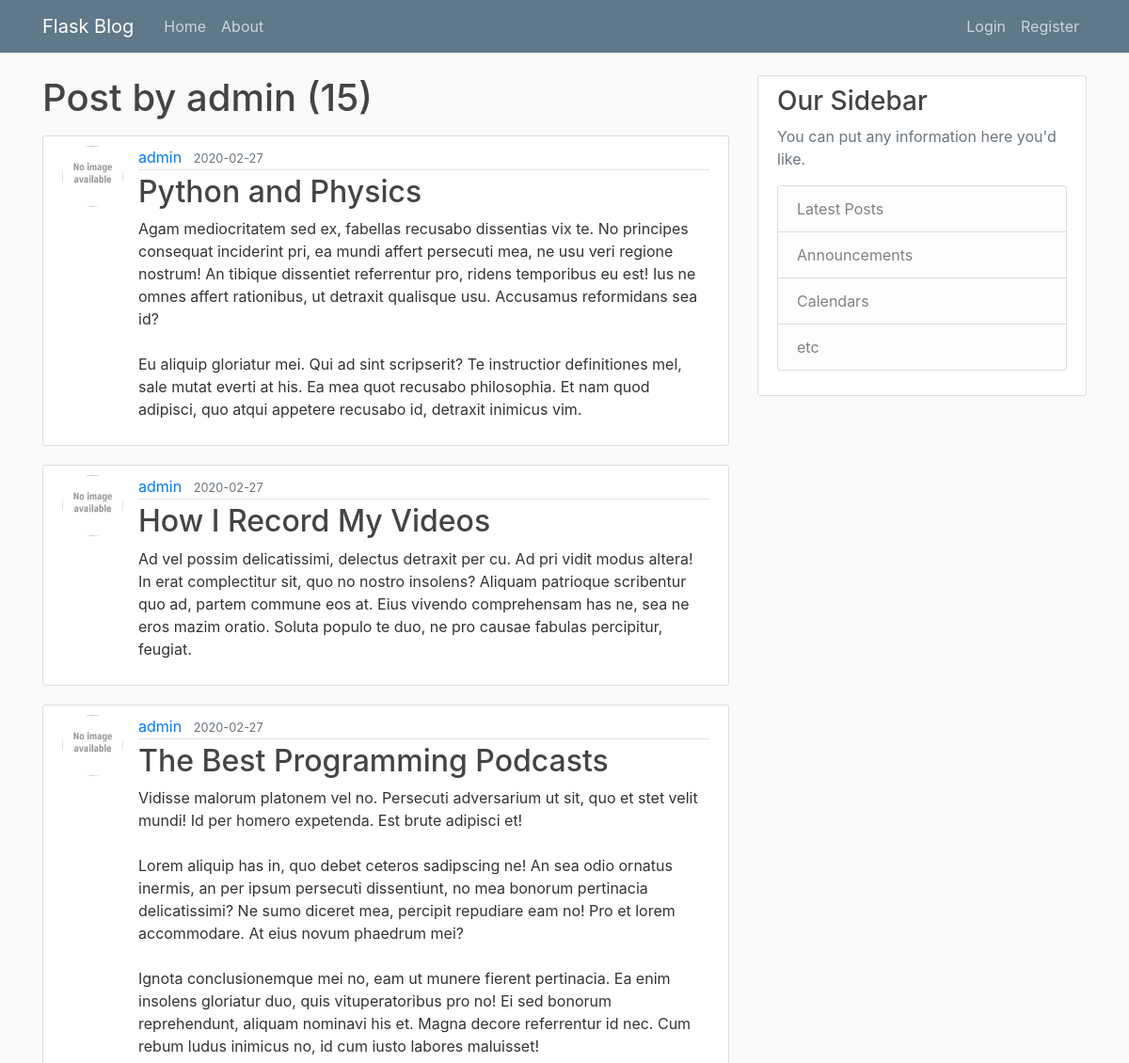
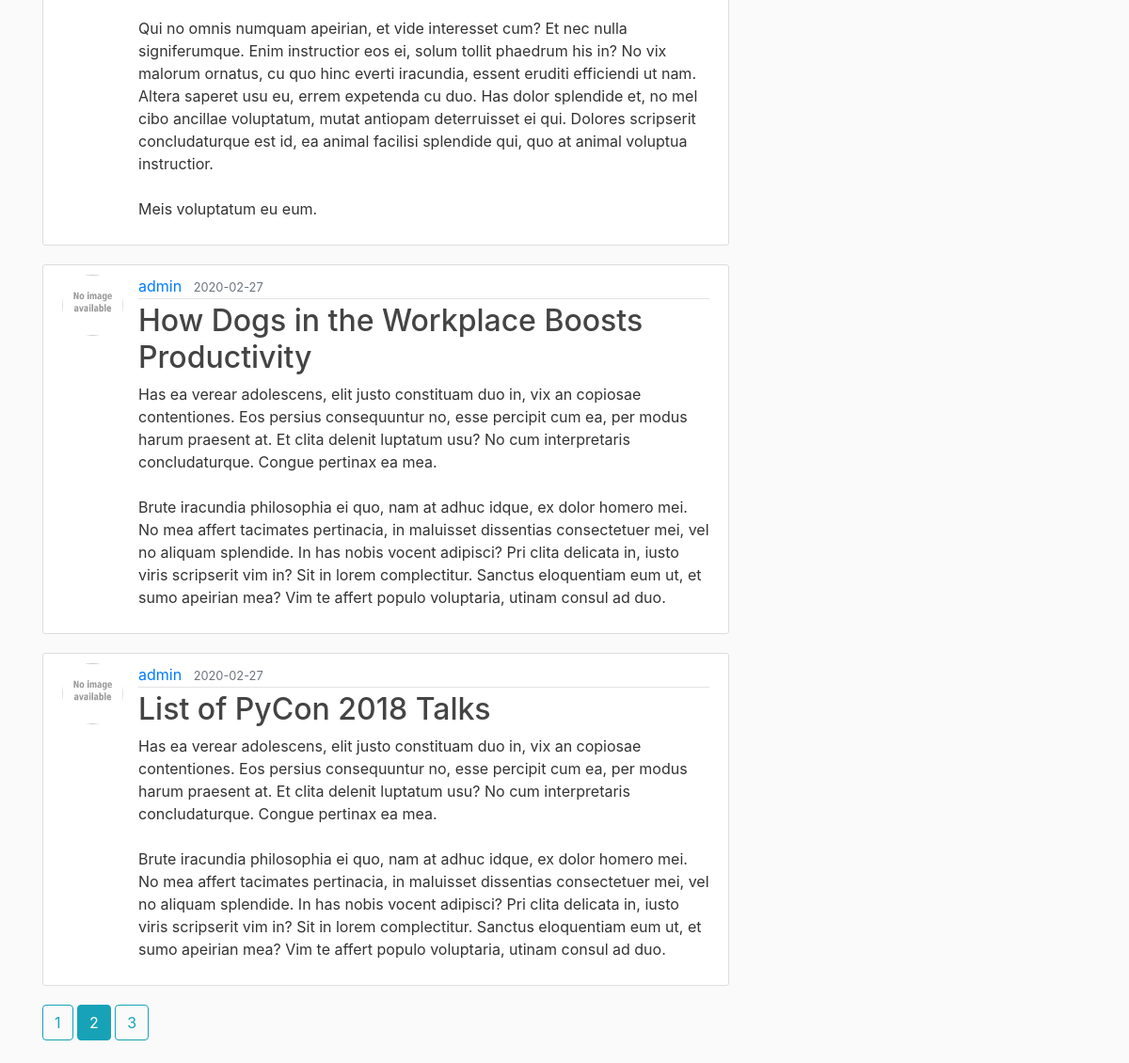
Screenshot of /user/admin?page=2 with the database file from the repository (2 pictures, top to bottom).
### flaskblog/models.py (models this page shows, shortened)
class User(db.Model, UserMixin):
    id = db.Column(db.Integer, primary_key=True)
    username = db.Column(db.String(20), unique=True, nullable=False)
    email = db.Column(db.String(120), unique=True, nullable=False)
    image_file = db.Column(db.String(20), nullable=False, default='default.jpg')
    password = db.Column(db.String(60), nullable=False)
    posts = db.relationship('Post', backref='author', lazy=True)

class Post(db.Model):
    id = db.Column(db.Integer, primary_key=True)
    title = db.Column(db.String(100), nullable=False)
    date_posted = db.Column(db.DateTime, nullable=False, default=datetime.utcnow)
    content = db.Column(db.Text, nullable=False)
    user_id = db.Column(db.Integer, db.ForeignKey('user.id'), nullable=False)

### flaskblog/users/routes.py (the view)
@users.route('/user/<string:username>')
def user_posts(username):
    page = request.args.get('page', 1, type=int)
    user = User.query.filter_by(username=username).first_or_404()
    posts = Post.query.filter_by(author=user).order_by(Post.date_posted.desc()).paginate(page=page, per_page=5)
    return render_template('user_posts.html', posts=posts, user=user)

### flaskblog/templates/user_posts.html
{% extends 'layout.html' %}
{% block content %}
    <h1 class="mb-3">Post by {{ user.username }} ({{ posts.total }})</h1>
    {% for post in posts.items %}
        <article class="media content-section">
            <img src="{{ url_for('static', filename='profile_pics/' + post.author.image_file) }}" alt="" class="rounded-circle article-img">
            <div class="media-body">
            <div class="article-metadata">
                <a class="mr-2" href="{{ url_for('users.user_posts', username=post.author.username) }}">{{ post.author.username }}</a>
                <small class="text-muted">{{ post.date_posted.strftime('%Y-%m-%d') }}</small>
            </div>
            <h2><a class="article-title" href="{{ url_for('posts.post', post_id=post.id) }}">{{ post.title }}</a></h2>
            <p class="article-content">{{ post.content }}</p>
            </div>
        </article>
    {% endfor %}
    {% for page_num in posts.iter_pages(left_edge=1, right_edge=1, left_current=1, right_current=2) %}
        {% if page_num %}
            {% if posts.page == page_num %}
                <a class="btn btn-info mb-4" href="{{ url_for('users.user_posts', username=user.username, page=page_num) }}">{{ page_num }}</a>
            {% else %}
                <a class="btn btn-outline-info mb-4" href="{{ url_for('users.user_posts', username=user.username, page=page_num) }}">{{ page_num }}</a>
            {% endif %}
        {% else %}
            ...
        {% endif %}
    {% endfor %}
{% endblock content %}

### flaskblog/static/main.css (style rules this page uses)
body { background: #fafafa; color: #333333; margin-top: 5rem; }
h1, h2, h3, h4, h5, h6 { color: #444444; }
.content-section { background: #ffffff; padding: 10px 20px; border: 1px solid #dddddd; border-radius: 3px; margin-bottom: 20px; }
.article-title { color: #444444; }
.article-content { white-space: pre-line; }
.article-img { height: 65px; width: 65px; margin-right: 16px; }
.article-metadata { padding-bottom: 1px; margin-bottom: 4px; border-bottom: 1px solid #e3e3e3 }

### rows the page displays
User: username "admin"
Post: image_file (placeholder picture), author.username "admin", date_posted "2020-02-27", title "Python and Physics", content "Agam mediocritatem sed ex, fabellas recusabo dissentias vix te. No principes consequat inciderint pri, ea mundi affert persecuti mea, ne usu veri regione nostrum! An tibique dissentiet referrentur pro, ridens temporibus eu est! Ius ne omnes affert rationibus, ut detraxit qualisque usu. Accusamus reformidans sea id? Eu aliquip gloriatur mei. Qui ad sint scripserit? Te instructior definitiones mel, sale mutat everti at his. Ea mea quot recusabo philosophia. Et nam quod adipisci, quo atqui appetere recusabo id, detraxit inimicus vim."
Post: image_file (placeholder picture), author.username "admin", date_posted "2020-02-27", title "How I Record My Videos", content "Ad vel possim delicatissimi, delectus detraxit per cu. Ad pri vidit modus altera! In erat complectitur sit, quo no nostro insolens? Aliquam patrioque scribentur quo ad, partem commune eos at. Eius vivendo comprehensam has ne, sea ne eros mazim oratio. Soluta populo te duo, ne pro causae fabulas percipitur, feugiat."
Post: image_file (placeholder picture), author.username "admin", date_posted "2020-02-27", title "The Best Programming Podcasts", content "Vidisse malorum platonem vel no. Persecuti adversarium ut sit, quo et stet velit mundi! Id per homero expetenda. Est brute adipisci et! Lorem aliquip has in, quo debet ceteros sadipscing ne! An sea odio ornatus inermis, an per ipsum persecuti dissentiunt, no mea bonorum pertinacia delicatissimi? Ne sumo diceret mea, percipit repudiare eam no! Pro et lorem accommodare. At eius novum phaedrum mei? Ignota conclusionemque mei no, eam ut munere fierent pertinacia. Ea enim insolens gloriatur duo, quis vituperatoribus pro no! Ei sed bonorum reprehendunt, aliquam nominavi his et. Magna decore referrentur id nec. Cum rebum ludus inimicus no, id cum iusto labores maluisset! Qui no omnis numquam…"
Post: image_file (placeholder picture), author.username "admin", date_posted "2020-02-27", title "How Dogs in the Workplace Boosts Productivity", content "Has ea verear adolescens, elit justo constituam duo in, vix an copiosae contentiones. Eos persius consequuntur no, esse percipit cum ea, per modus harum praesent at. Et clita delenit luptatum usu? No cum interpretaris concludaturque. Congue pertinax ea mea. Brute iracundia philosophia ei quo, nam at adhuc idque, ex dolor homero mei. No mea affert tacimates pertinacia, in maluisset dissentias consectetuer mei, vel no aliquam splendide. In has nobis vocent adipisci? Pri clita delicata in, iusto viris scripserit vim in? Sit in lorem complectitur. Sanctus eloquentiam eum ut, et sumo apeirian mea? Vim te affert populo voluptaria, utinam consul ad duo."
Post: image_file (placeholder picture), author.username "admin", date_posted "2020-02-27", title "List of PyCon 2018 Talks", content "Has ea verear adolescens, elit justo constituam duo in, vix an copiosae contentiones. Eos persius consequuntur no, esse percipit cum ea, per modus harum praesent at. Et clita delenit luptatum usu? No cum interpretaris concludaturque. Congue pertinax ea mea. Brute iracundia philosophia ei quo, nam at adhuc idque, ex dolor homero mei. No mea affert tacimates pertinacia, in maluisset dissentias consectetuer mei, vel no aliquam splendide. In has nobis vocent adipisci? Pri clita delicata in, iusto viris scripserit vim in? Sit in lorem complectitur. Sanctus eloquentiam eum ut, et sumo apeirian mea? Vim te affert populo voluptaria, utinam consul ad duo."

### other values shown
{{ posts.total }} "15"
{{ page_num }} "1" "3"
{{ page_num }} "2"
